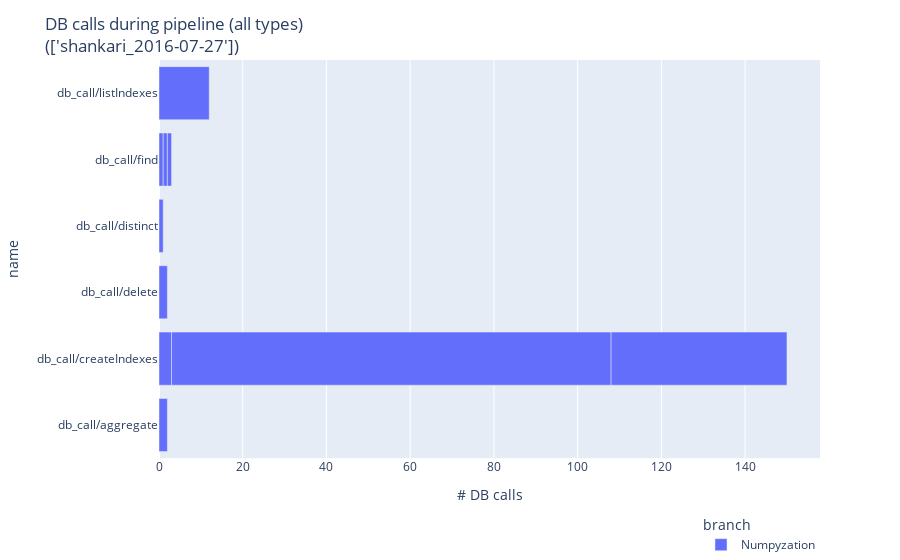
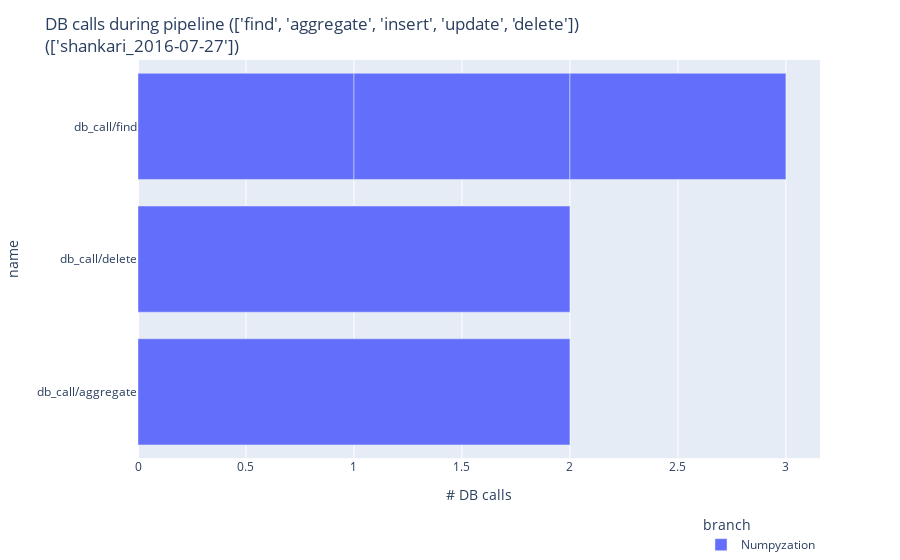

The code cell stored with these charts, in order, in its notebook:
### Code cell
plot_runtimes(
    pipeline_stages_df,
    y='branch',
    color='branch',
    pattern_shape='name',
    barmode='stack',
    title='Pipeline runtimes, overall',
)

plot_runtimes(
    pipeline_stages_df,
    title='Pipeline runtimes by stage',
)

df = plot_db_calls_by_name(
    pipeline_stats_df[pipeline_stats_df['name'].str.startswith('db_call/')],
    title='DB calls during pipeline (all types)'
)
display(df[(df['name'] == 'db_call/createIndexes') & (df['branch'] == 'master')][['reading', 'count']])


plot_db_calls_by_stage(
    pipeline_stats_df[pipeline_stats_df['name'].str.startswith('db_call/')],
    title='DB calls during pipeline by stage (all types)'
)

NON_INDEX_DB_CMDS = ['find', 'aggregate', 'insert', 'update', 'delete']

plot_db_calls_by_name(
    pipeline_stats_df[
        pipeline_stats_df['name'].isin([f'db_call/{n}' for n in NON_INDEX_DB_CMDS])
    ],
    title=f'DB calls during pipeline ({NON_INDEX_DB_CMDS})'
)

plot_db_calls_by_stage(
    pipeline_stats_df[
        pipeline_stats_df['name'].isin([f'db_call/{n}' for n in NON_INDEX_DB_CMDS])
    ],
    title=f'DB calls during pipeline by stage ({NON_INDEX_DB_CMDS})'
)

### Figure 1 — Plotly figure (JSON) as saved in the notebook; plotly's stock layout.template omitted (floating-point values rounded to 4 significant figures)
{"data": [{"customdata": [["['_del_entries_for_query'<br> 'reset_user_to_start'<br> '<module>']"], ["['<module>']"], ["['_del_entries_for_query'<br> 'reset_user_to_start'<br> '<module>']"], ["['reset_user_to_start'<br> '<module>']"], ["['delete_many'<br> '_del_entries_for_query'<br> 'reset_user_to_start'<br> '<module>']"], ["['_del_entries_for_query'<br> 'reset_user_to_start'<br> '<module>']"], ["['find_one'<br> 'fromEmail'<br> '<listcomp>'<br> '_email_2_user_list'<br> '_get_user_list'<br> '<module>']"], ["['find_one'<br> 'fromEmail'<br> '<module>']"], ["['find_one'<br> 'run_intake_pipeline_for_user'<br> 'run_intake_pipeline'<br> '<module>']"], ["['_create_analysis_result_indices'<br> 'get_analysis_timeseries_db'<br> '_del_entries_for_query'<br> 'reset_user_to_start'<br> '<module>']"]], "hovertemplate": "branch=Numpyzation<br>count=%{x}<br>name=%{y}<br>reading_wrapped=%{customdata[0]}<extra></extra>", "legendgroup": "Numpyzation", "marker": {"color": "#636efa", "pattern": {"shape": ""}}, "name": "Numpyzation", "orientation": "h", "showlegend": true, "textposition": "auto", "type": "bar", "x": [2, 3, 105, 42, 2, 1, 1, 1, 1, 12], "xaxis": "x", "y": ["db_call/aggregate", "db_call/createIndexes", "db_call/createIndexes", "db_call/createIndexes", "db_call/delete", "db_call/distinct", "db_call/find", "db_call/find", "db_call/find", "db_call/listIndexes"], "yaxis": "y"}], "layout": {"barmode": "group", "legend": {"title": {"text": "branch"}, "tracegroupgap": 0, "x": 1, "xanchor": "right", "y": 0, "yref": "container"}, "margin": {"t": 60}, "title": {"text": "DB calls during pipeline (all types)<br>(['shankari_2016-07-27'])"}, "xaxis": {"anchor": "y", "domain": [0, 1], "title": {"text": "# DB calls"}}, "yaxis": {"anchor": "x", "domain": [0, 1], "title": {"text": "name"}}}}

### Figure 2 — Plotly figure (JSON) as saved in the notebook; plotly's stock layout.template omitted (floating-point values rounded to 4 significant figures)
{"data": [{"customdata": [["['_del_entries_for_query'<br> 'reset_user_to_start'<br> '<module>']"], ["['delete_many'<br> '_del_entries_for_query'<br> 'reset_user_to_start'<br> '<module>']"], ["['find_one'<br> 'fromEmail'<br> '<listcomp>'<br> '_email_2_user_list'<br> '_get_user_list'<br> '<module>']"], ["['find_one'<br> 'fromEmail'<br> '<module>']"], ["['find_one'<br> 'run_intake_pipeline_for_user'<br> 'run_intake_pipeline'<br> '<module>']"]], "hovertemplate": "branch=Numpyzation<br>count=%{x}<br>name=%{y}<br>reading_wrapped=%{customdata[0]}<extra></extra>", "legendgroup": "Numpyzation", "marker": {"color": "#636efa", "pattern": {"shape": ""}}, "name": "Numpyzation", "orientation": "h", "showlegend": true, "textposition": "auto", "type": "bar", "x": [2, 2, 1, 1, 1], "xaxis": "x", "y": ["db_call/aggregate", "db_call/delete", "db_call/find", "db_call/find", "db_call/find"], "yaxis": "y"}], "layout": {"barmode": "group", "legend": {"title": {"text": "branch"}, "tracegroupgap": 0, "x": 1, "xanchor": "right", "y": 0, "yref": "container"}, "margin": {"t": 60}, "title": {"text": "DB calls during pipeline (['find', 'aggregate', 'insert', 'update', 'delete'])<br>(['shankari_2016-07-27'])"}, "xaxis": {"anchor": "y", "domain": [0, 1], "title": {"text": "# DB calls"}}, "yaxis": {"anchor": "x", "domain": [0, 1], "title": {"text": "name"}}}}
